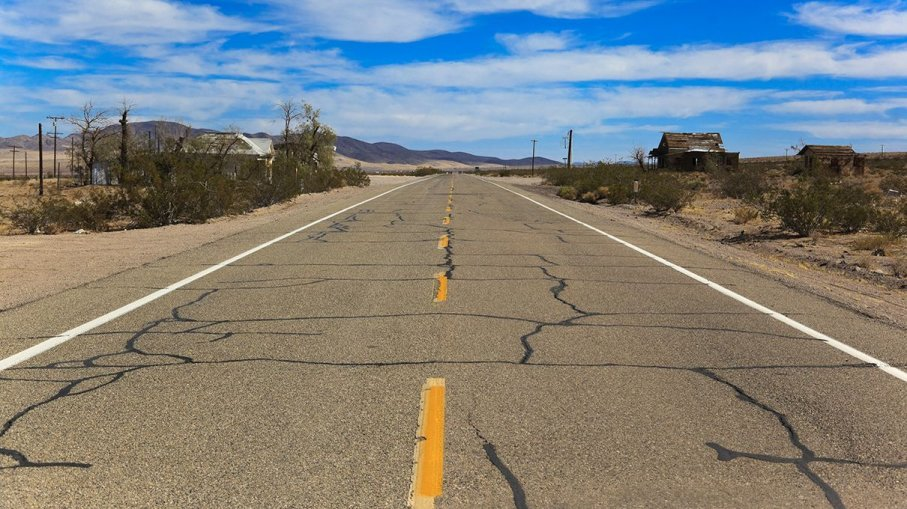
#> input picture now.jpg, 907 x 509 px
$ python CannyEdgeDetection.py
#> lines starting #> are read from the running program, lines starting #| are printed output that depends on the picture; after the words box and inside, x2 and y2 are one past the last pixel; in counts of white or black regions, pixels touching at a corner belong together
#!/usr/bin/env python3
# -*- coding: utf-8 -*-
"""
Created on Sat Apr  7 17:17:40 2018

"""
import matplotlib.pyplot as plt
import matplotlib.image as mpimg
import numpy as np
import cv2


# Read in and grayscale the image
image = mpimg.imread('now.jpg')
#> image is the input picture: shape (509, 907, 3); mean R, G, B 126.4, 129.5, 127.3
gray = cv2.cvtColor(image,cv2.COLOR_RGB2GRAY)
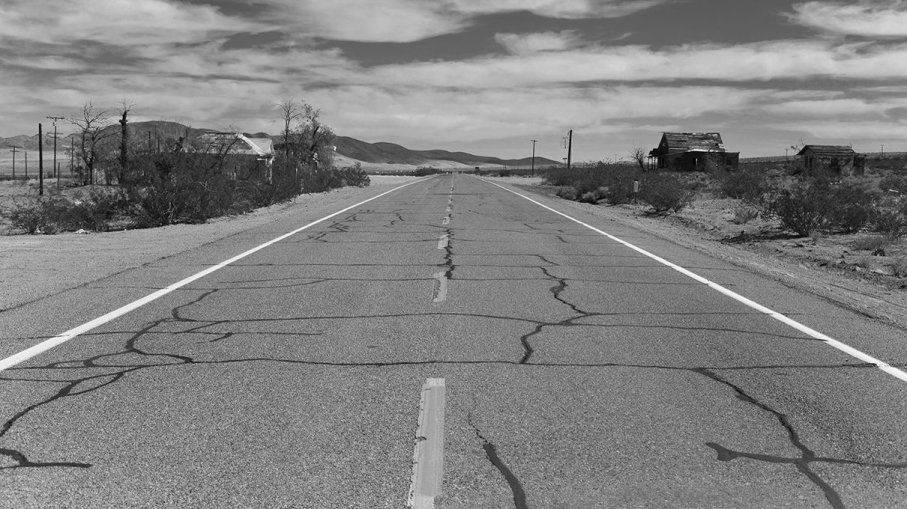
#> gray: shape (509, 907); min 1, max 254, mean 128.4

# Define a kernel size and apply Gaussian smoothing
kernel_size = 5
blur_gray = cv2.GaussianBlur(gray,(kernel_size, kernel_size),0)

# Define our parameters for Canny and apply
low_threshold = 50
high_threshold = 200
edges = cv2.Canny(blur_gray, low_threshold, high_threshold)
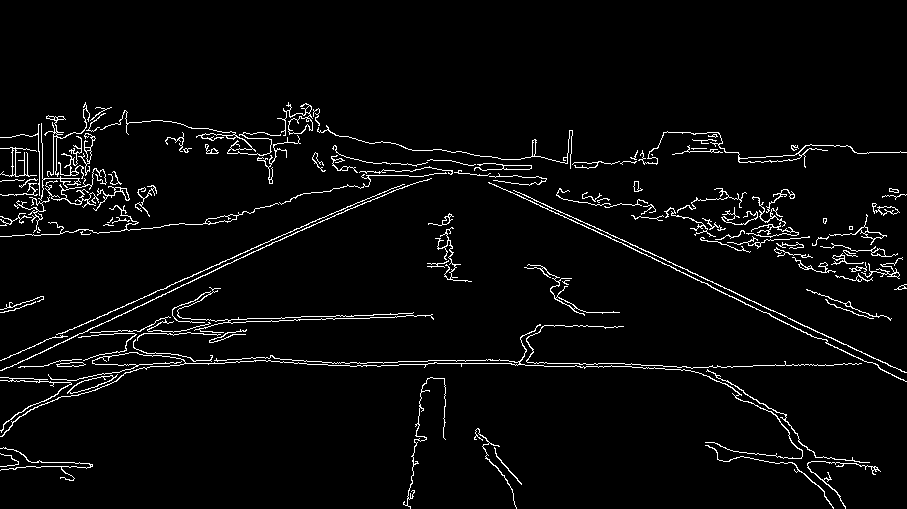
#> edges: shape (509, 907); 3.7% white in thin lines or dots, all inside (x1, y1, x2, y2) = (0, 102, 907, 509)

# Next we'll create a masked edges image using cv2.fillPoly()
mask = np.zeros_like(edges)
ignore_mask_color = 255

# This time we are defining a four sided polygon to mask
imshape = image.shape
#> imshape = (509, 907, 3)
vertices = np.array([[(0,imshape[0]),(0, 0), (imshape[1], 0), (imshape[1],imshape[0])]], dtype=np.int32)
#> vertices = [[0, 509], [0, 0], [907, 0], [907, 509]]
cv2.fillPoly(mask, vertices, ignore_mask_color)
#> mask: shape (509, 907); every value is 255
masked_edges = cv2.bitwise_and(edges, mask)

# Define the Hough transform parameters
rho = 1 # distance resolution in pixels of the Hough grid
theta = np.pi/180 # angular resolution in radians of the Hough grid
threshold = 1    # minimum number of votes (intersections in Hough grid cell)
min_line_length = 150 #minimum number of pixels making up a line
max_line_gap = 8    # maximum gap in pixels between connectable line segments
line_image = np.copy(image)*0 # creating a blank to draw lines on
#> line_image: shape (509, 907, 3); every value is 0

# Run Hough on edge detected image
lines = cv2.HoughLinesP(masked_edges, rho, theta, threshold, np.array([]),
                            min_line_length, max_line_gap)
#> lines = [[66, 340, 338, 213], [0, 360, 331, 213], [593, 229, 864, 361], [514, 190, 774, 311], [65, 332, 372, 196]]

# Iterate over the output "lines" and draw lines on a blank image
for line in lines:
    for x1,y1,x2,y2 in line:
        cv2.line(line_image,(x1,y1),(x2,y2),(255,0,0),10)
#> this loop made 5 passes
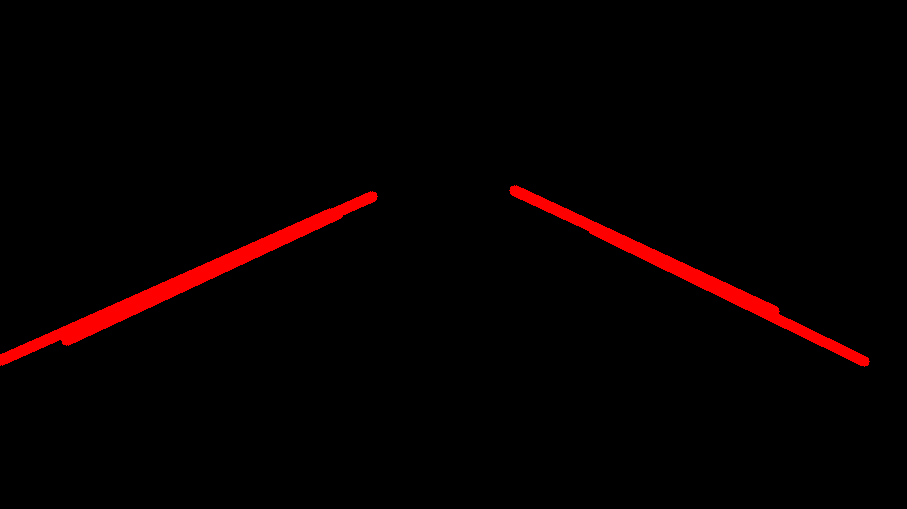
#> line_image: shape (509, 907, 3); mean R, G, B 6.3, 0, 0

# Create a "color" binary image to combine with line image
color_edges = np.dstack((edges, edges, edges))

# Draw the lines on the edge image
lines_edges = cv2.addWeighted(color_edges, 0.8, line_image, 1, 0)
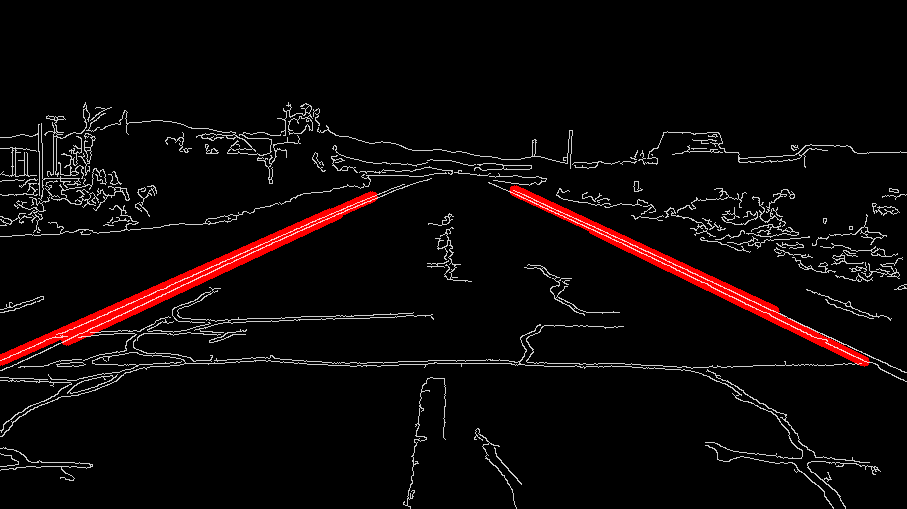
#> lines_edges: shape (509, 907, 3); mean of channels 0, 1, 2 13.1, 7.5, 7.5; drawn as R, G, B
plt.imshow(lines_edges)
